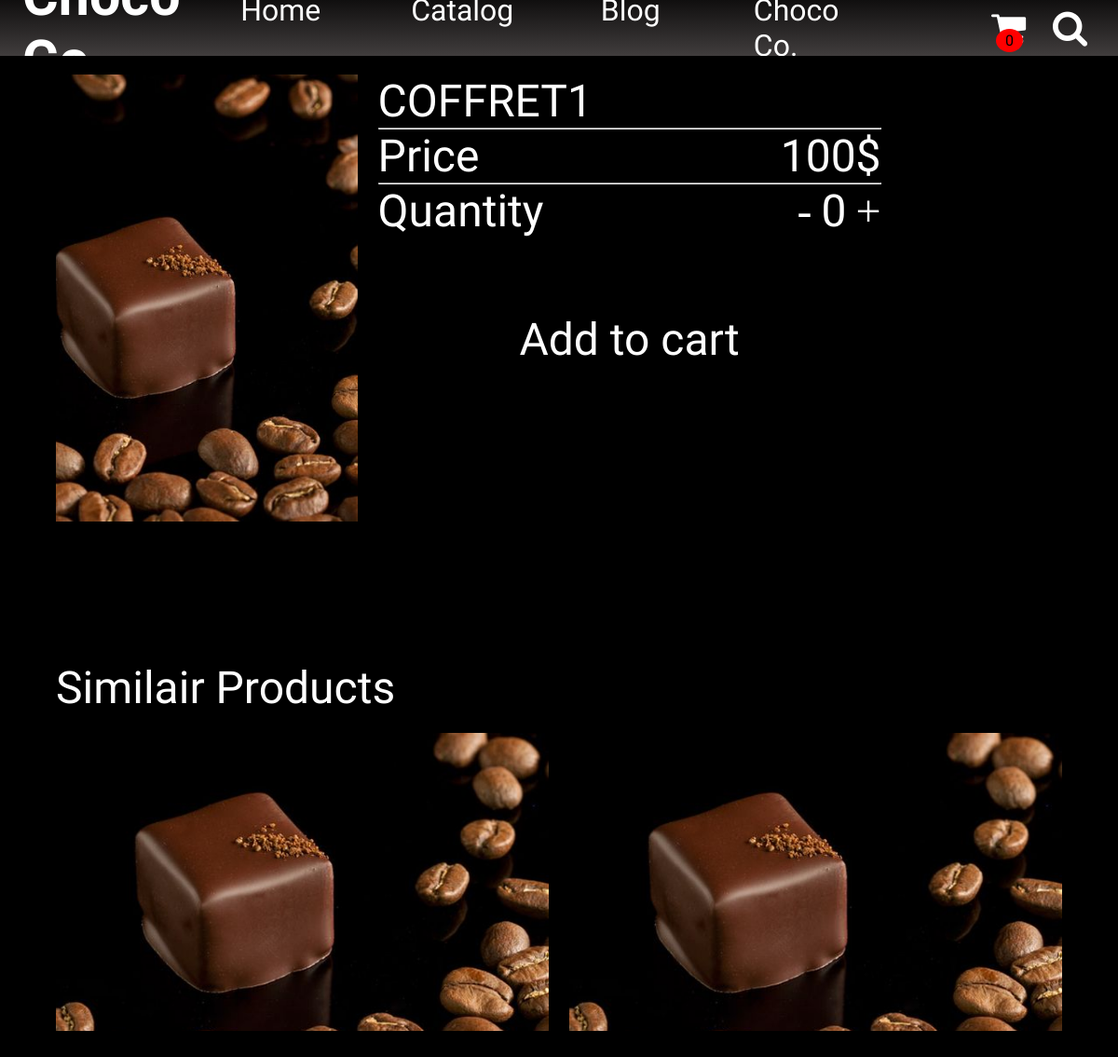
/Website/Order/Order.php?productId=8, run on the app's committed database.
### tables this page shows
CREATE TABLE `products` (
  `Product_id` int(11) NOT NULL,
  `Product_image` varchar(100) NOT NULL,
  `Product_price` float NOT NULL,
  `Product_name` varchar(100) NOT NULL,
  `type_produit` varchar(20) NOT NULL,
  `catalog_id` int(11) DEFAULT NULL
);

### Website/Order/Order.php (the view, shortened to what this page needs)
<!DOCTYPE html>
<html lang="en">
<head>
    <link href="Style.css" rel="stylesheet">
    <link rel="stylesheet" href="https://stackpath.bootstrapcdn.com/font-awesome/4.7.0/css/font-awesome.min.css">
</head>
<body>
    <nav class="navbar">
        <h1 class="logo">Choco Co.</h1>
        <ul class="nav-links">
             <li><a href="../Home/index.php" class="active">Home</a></li>
             <li><a href="../Catalog/Catalog.php">Catalog</a></li>
             <li><a href="#Blog">Blog</a></li>
             <li><a href="#Choco Co.">Choco Co.</a></li>
         </ul>
         <div class="icons">
            <i href="#shooping" class="fa fa-shopping-cart"></i>
            <i href="#search" class="fa fa-search"></i>
            <span class="quantity"><?php if(isset($_SESSION['Cart'])){echo sizeof($_SESSION['Cart']);}else{echo '0';}?></span>
         </div>
        </nav>
    <div class="info">
        <?php
            require_once("../connexion.php");
            $productId = $_GET["productId"];
            $query = "select * from products where product_id='$productId'";
            $result = mysqli_query($conn, $query);
            if(isset($_SESSION['Cart'][$productId])){
                $item = json_decode($_SESSION['Cart'][$productId]);
                $quantity = $item->product_quantity;
            }else{
                $quantity = 0;
            }
            $row = mysqli_fetch_assoc($result);
            $productType = $row['type_produit'];
            if(mysqli_num_rows($result) > 0){
                echo"
                    <img src='$row[Product_image]'></img>
                    <div class='command'>
                        <form method='POST' action='Cart.php'>
                            <input type='text' name='product_id' value='$row[Product_id]' hidden>
                            <input type='text' name='product_name' value='$row[Product_name]' hidden>$row[Product_name]
                            <hr>
                            <div class='prdctprice'>
                                <p>Price</p>
                                <input type='text' name='product_price' value='$row[Product_price]' hidden>$row[Product_price]$
                            </div>
                            <hr>
                            <div class='quantity'>
                                <p>Quantity</p>
                                <div class='quantity-value'>
                                    <button onclick='Substract()' type='button'>-</button>
                                    <input id='quantity-input' type='text' hidden value='$quantity' name='product_quantity'>
                                    <p id='qte'>$quantity</p>
                                    <button onclick='add()' type='button'>+</button>
                                </div>
                            </div>
                            <input type='submit' class='add' value='Add to cart'>
                            ";
                    }else{
                        header("location:../Home/index.html");
                        exit;
                    }
                        ?>
                </div>
    </div>
    <div class="similair-articles">
        <p>Similair Products</p>
        <div class="row">
                <?php
                    $req = "select * from products where product_id!='$productId' and type_produit='$productType' limit 4";
                    $res = mysqli_query($conn, $req);
                    while($row=mysqli_fetch_assoc($res)){
                        echo "
                        <div class='col'>
                            <a href='../Order/Order.php?productId=$row[Product_id]'><img src='$row[Product_image]'></a>
                        </div>
                    ";
                    }
                ?>
            </div>
</body>
</html>

### Website/Order/Style.css (style rules this page uses)
* { margin:0; padding:0; box-sizing: border-box; text-decoration: none; list-style: none; font-family: "abhaya libre"; overflow-x: hidden; }
:root { --clair : #fff; --beige :#987654; --black :#000000; }
.navbar { display: flex; justify-content:space-between; padding: 2vw; width: 100vw; height: 5vw; align-items: center; background: linear-gradient(to bottom, rgb(23, 21, 21,0.7), rgb(92, 87, 87,0.7)); }
.logo { font-family: 'Jim Nightshade'; color: var(--clair); font-size: 3.7em; }
.nav-links { font-size:2em; font-family: 'Abhaya Libre'; display: flex; justify-content:space-between; cursor: pointer; }
li a { color: var(--clair); padding-right:4em; }
.icons i { font-size: 2.5em; color:#fff; padding:0.5em; cursor: pointer; }
.icons { display: flex; }
.icons span { background-color: red; border-radius: 50%; position: absolute; top: 2.5%; right: 8.5%; padding:3px 10px; font-size: 1em; }
body { background-color: black; }
.info { display: flex; width: 90vw; margin: auto; height: 60vh; margin-top: 20px; }
.info .command { color: white; margin-left: 2%; font-size: 3em; }
.info hr { width: 100%; }
.info img { object-fit: cover; width: 30%; height: 100%; }
.info .command { width: 50%; }
.command .prdctprice { display: flex; justify-content: space-between; }
.command .quantity { display: flex; }
.quantity .quantity-value { margin-left: auto; display: flex; }
.quantity-value button { border: none; background: none; cursor: pointer; font-size: 1em; color: white; font-family: 'Lucida Console'; }
.quantity-value button:first-child { margin-right: 10px; }
.quantity-value button:last-child { margin-left: 10px; }
.command .add { display: block; margin-top: 15%; margin-left: auto; margin-right: auto; background: none; color: white; border: none; font-size: 1em; cursor: pointer; }
form { width: 100%; height: 100%; }
.similair-articles { margin-top: 150px; margin: 150px auto; width: 90%; }
.similair-articles .row { display: flex; gap: 2%; }
.similair-articles .row .col { height: 40vh; flex: 1; overflow-y: hidden; }
.similair-articles .row .col img { width: 100%; height: 100%; object-fit: cover; transition: all 0.5s; }
.similair-articles p { font-size: 3em; color: white; margin-bottom: 20px; }

### data on the page
products: Product_image (picture), Product_name "COFFRET1", Product_price "100"
products: Product_image (picture)
products: Product_image (picture)

### other printed values
$quantity "0"
